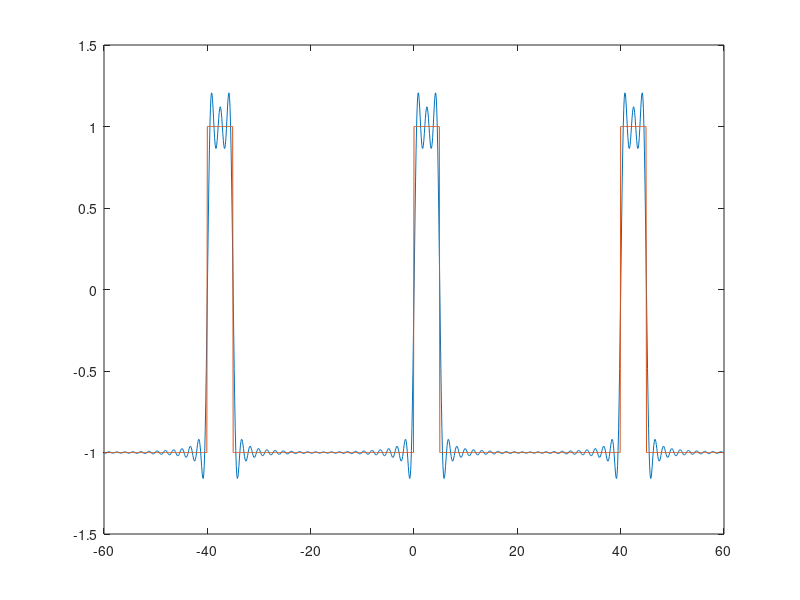
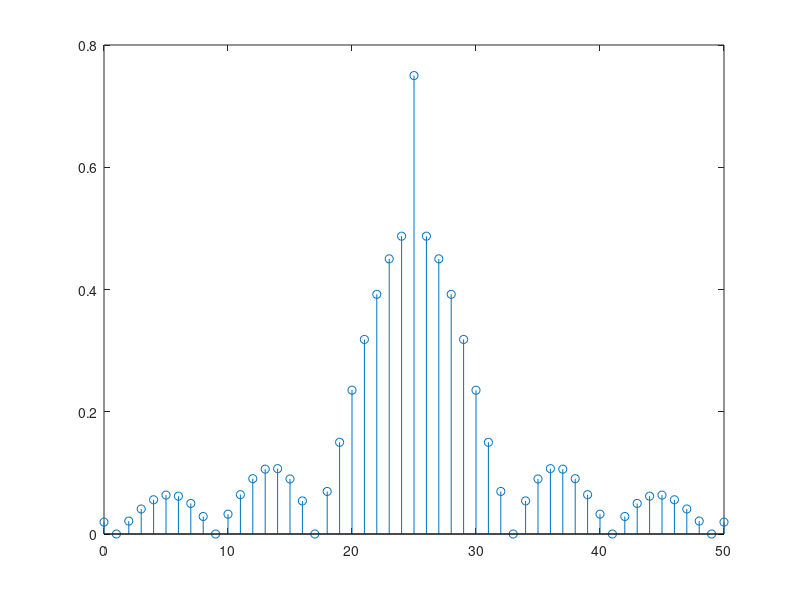

MATLAB code for these plots, in order:
%Numar de ordine: 5 Bricicaru Lucian Semnal Dreptunghiular
%conform SF, orice semnal poate fi scris ca o suma infinita de sinusuri si cosinusuri de diferite frecvente
%semnalul reconstruit are aproape aceeasi forma ca si semnalul original, avand cateva diferente
%aceasta diferenta poate fi diminuata prin cresterea numarului de coeficienti din SF
%spre final putem observa ca semnalul poate fi scris printr-o suma de SIN, deci semnalul va prezenta un caracter sinusoidal

%atribuim perioadei valoarea data
P = 40; %Perioada semnalului
f = 1/P;
%alegem rezolutia temporala adecvata si ulterior sa mai afisam o perioada la dreapta si alta la stanga
t = -1.5 * P:0.1:1.5 * P;
%atribuim pulsul semnalului in functie de ordine
D = 5;
%calculam factorul de umplere cu formula : duty = D / P * 100;
duty = 12.5;
%setam numarul de coeficienti
N = 50; 
omega = 2 * pi / P; 

%notam semnalul nostru dreptunghiular cu X si cream un semnal dreptunghiular
X = square(omega * t, duty);        
f = @(t)square(omega * t, duty);
%calculam coeficientii CC

CC = 1 / P * integral(f, 0, P);
Ck = zeros(1,N);
Ak = zeros(1,N);
x_modificat = 0;

	for (k = 1 : 1 : N)
   		f = @(t)square(omega * t, duty).*exp(-omega * t * 1j * (k - 25));
		%calculam coeficientii SFC
   		Ck(k) = 1/P * integral(f, 0, P);             
   		Ak(k+1) = 2 * abs(Ck(k));
		%cream un semnal din suma de sinusuri
  		x_modificat = x_modificat + Ck(k) * exp(omega * t *1j * (k - 25));
	end

figure(1);
%afisam semnalul creat din suma de sinusuri peste semnalul original
plot(t, x_modificat, t, X);
figure(2)
%facem simetria amplitudinilor Ak pentru spectru
Ak(26) = abs(CC);
Ak(1) = Ak(51);   
%afisam spectrul de valori                 
stem([0:N],Ak); 